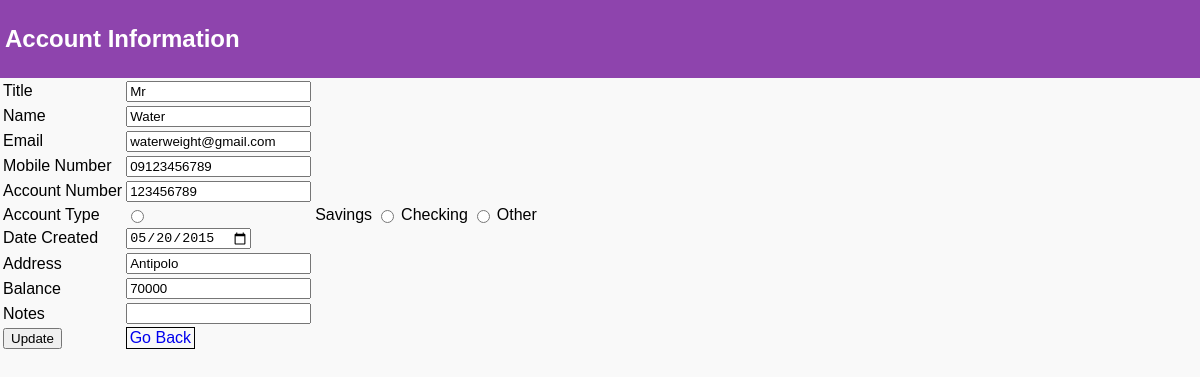
/banking_update.php?ba_id=1, run on the app's committed database.
### tables this page shows
CREATE TABLE `bankaccount_information` (
  `ba_id` int(11) NOT NULL,
  `title` varchar(10) NOT NULL,
  `account_holder_name` varchar(100) NOT NULL,
  `account_holder_email` varchar(255) NOT NULL,
  `account_holder_mobilenum` varchar(20) NOT NULL,
  `account_number` varchar(20) NOT NULL,
  `account_type` varchar(20) NOT NULL,
  `account_datecreated` date NOT NULL,
  `Address` varchar(255) NOT NULL,
  `remaining_balance` double NOT NULL,
  `notes` varchar(255) NOT NULL
);

### banking_update.php (the view, shortened to what this page needs)
<?php
$servername = "localhost";
$username = "root";
$password = "";
$dbname = "hightrustmoney";
$conn = new mysqli($servername, $username, $password, $dbname);
?>
<?php
$ba_id = $_GET['ba_id'];
$result = mysqli_query($conn, "SELECT * FROM bankaccount_information WHERE ba_id=$ba_id");
while($user_data = mysqli_fetch_array($result))
{
	$title = $user_data['title'];
	$account_holder_name = $user_data['account_holder_name'];
	$account_holder_email = $user_data['account_holder_email'];
	$account_holder_mobilenum = $user_data['account_holder_mobilenum'];
	$account_number = $user_data['account_number'];
	$account_type = $user_data['account_type'];
	$account_datecreated = $user_data['account_datecreated'];
	$Address = $user_data['Address'];
	$remaining_balance = $user_data['remaining_balance'];
	$notes = $user_data['notes'];
}
?>
<html>
<head>
</head>
<body>
	<div class = "container1">
        <h2>Account Information</h2>
    </div>
	<form name="update Account Information" method="post" action="banking_update.php">
		<table border="0">
			<tr>
				<td>Title</td>
				<td><input type="text" name="title" value=<?php echo $title;?>></td>
			</tr>
			<tr>
				<td>Name</td>
				<td><input type="text" name="account_holder_name" value=<?php echo $account_holder_name;?>></td>
			</tr>
			<tr>
				<td>Email</td>
				<td><input type="text" name="account_holder_email" value=<?php echo $account_holder_email;?>></td>
			</tr>
			<tr>
				<td>Mobile Number</td>
				<td><input type="text" name="account_holder_mobilenum" value=<?php echo $account_holder_mobilenum;?>></td>
			</tr>
			<tr>
				<td>Account Number</td>
				<td><input type="text" name="account_number" value=<?php echo $account_number;?>></td>
			</tr>
			<tr>
				<td>Account Type</td>
				<td><input type="radio" id= "Savings" name="account_type" value=<?php echo $account_type;?>></td>
				<td><label for = "Savings">Savings</label><br></td>
				<td><input type="radio" id= "Checking" name="account_type" value=<?php echo $account_type;?>></td>
				<td><label for = "Checking">Checking</label><br></td>
				<td><input type="radio" id= "Other" name="account_type" value=<?php echo $account_type;?>></td>
				<td><label for = "Other">Other</label><br></td>
			</tr>
			<tr>
				<td>Date Created</td>
				<td><input type="Date" name="account_datecreated" value=<?php echo $account_datecreated;?>></td>
			</tr>
			<tr>
				<td>Address</td>
				<td><input type="text" name="Address" value=<?php echo $Address;?>></td>
			</tr>
			<tr>
				<td>Balance</td>
				<td><input type="text" name="remaining_balance" value=<?php echo $remaining_balance;?>></td>
			</tr>
			<tr>
				<td>Notes</td>
				<td><input type="text" name="notes" value=<?php echo $notes;?>></td>
			</tr>
			<tr>
				<td><input type="submit" name="update" value="Update"></td>
				<td><a href="admin_banking.php">Go Back</a></td>
				<td><input type="hidden" name="ba_id" value=<?php echo $_GET['ba_id'];?>></td>
			</tr>
		</table>
	</form>
</body>
</html>

### banking_update.php (style rules this page uses)
body { margin: 0; padding: 0; font-family: "Arial Rounded MT Bold", sans-serif; background-color: #f9f9f9; }
.container1 { background-color:#8e44ad; color: white; padding: 5px; }
td a { padding: 1.25px 2.5px; border: 1px solid black; text-decoration: none; }

### data on the page
bankaccount_information: title "Mr", account_holder_name "Water", account_holder_email "waterweight@gmail.com", account_holder_mobilenum "09123456789", account_number "123456789", account_datecreated "05/20/2015", Address "Antipolo", remaining_balance "70000"
